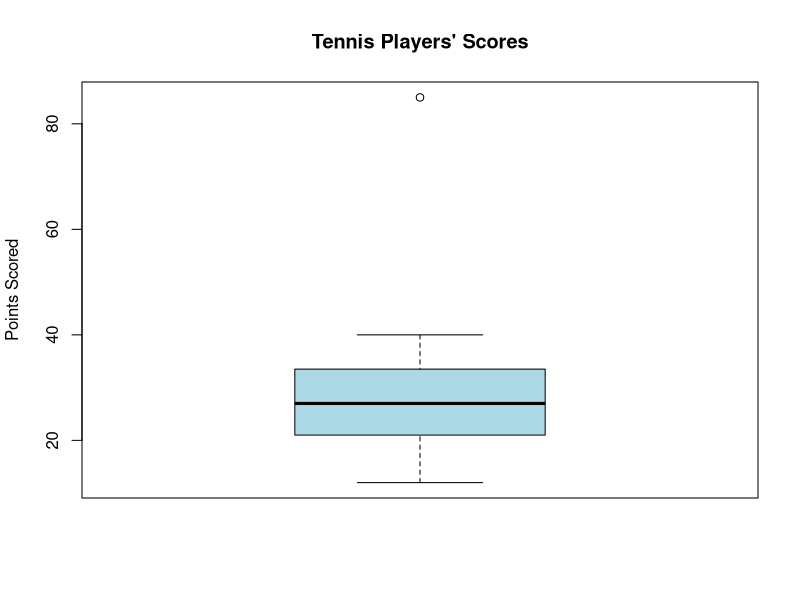

The R script that drew this image:
#Tennis Players' Scores
scores <- c(12, 15, 18, 20, 22, 24, 25, 27,
            28, 30, 32, 35, 38, 40, 85)

# Display boxplot
boxplot(scores,
        main = "Tennis Players' Scores",
        ylab = "Points Scored",
        col = "lightblue")

# Identify outliers using the IQR method
Q1 <- quantile(scores, 0.25)
Q3 <- quantile(scores, 0.75)
IQR_value <- IQR(scores)

lower_limit <- Q1 - 1.5 * IQR_value
upper_limit <- Q3 + 1.5 * IQR_value

outliers <- scores[
  scores < lower_limit | scores > upper_limit
]

print("Lower limit:")
print(lower_limit)

print("Upper limit:")
print(upper_limit)

print("Outliers:")
print(outliers)
